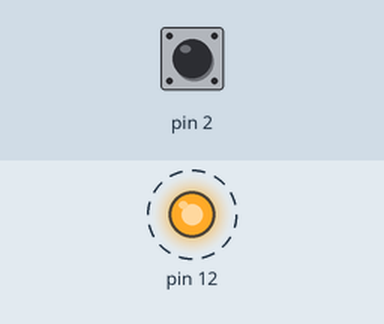
Simulated run of this sketch. Board: Arduino Uno, built with avr-gcc and run on an emulated ATmega328P. Shown: output pins drawn as LEDs (lit = HIGH). Dashed ring = blinking. The test bench sets the inputs (shaded band); at power-on: pin 2 HIGH.

Above: at 0.5 s.
Timing chart, 0 to 4.6 s (numbered marks = the images above):
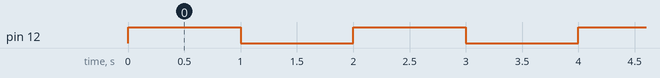

Measured:
- by itself, pin 12: alternates HIGH for 1.0 s and LOW for 1.0 s

The sketch:

sketch.ino
```cpp
// C++ code
//
void setup()
{
  pinMode(12, OUTPUT);
  pinMode(2, INPUT_PULLUP);

  Serial.begin(9600);
  attachInterrupt(digitalPinToInterrupt(2), on_push, FALLING);

  TCCR1A = 0;
  TCCR1B = (1<<WGM12 | 1<<CS12);
  OCR1A = (31250*2) -1 ;
  TIMSK1 |= (1 << OCIE1A);


}

void loop()
{
  delay(1000);
}

void on_push(){
  digitalWrite(LED_BUILTIN, !digitalRead(LED_BUILTIN));
}

ISR(TIMER1_COMPA_vect){
  digitalWrite(12, !digitalRead(12));
}
```
